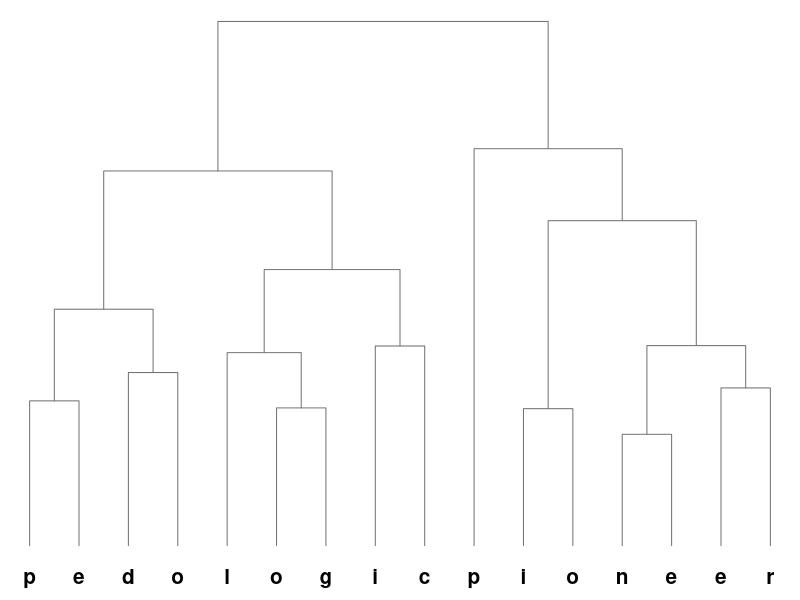

Source code (R):
msg <- 'pedologic pioneer'
msg.vect.space <- strsplit(msg, split=' ')[[1]]
msg.vect.full <- unlist(strsplit(msg.vect.space, split=''))
word.length <- nchar(msg.vect.space)

l <- list()
for(i in seq_along(word.length)) {
  l[[i]] <- cbind(rnorm(n=word.length[i], mean=i),
		rnorm(n=word.length[i], mean=i),
		rnorm(n=word.length[i], mean=i),
		rnorm(n=word.length[i], mean=i)
		)
  }

x <- do.call('rbind', l)
h <- hclust(dist(x))

pdf(file='logo-dend.pdf', width=12, height=2)
par(mar=c(1,0,0,0), xpd=FALSE)
plot(h, hang=-1, labels=FALSE,  axes=FALSE, xlab='', ylab='', main='', sub='', col=grey(0.45))
mtext(text=msg.vect.full, side=1, at=1:length(msg.vect.full), line=-0.6, font=2, cex=1.25)
dev.off()
